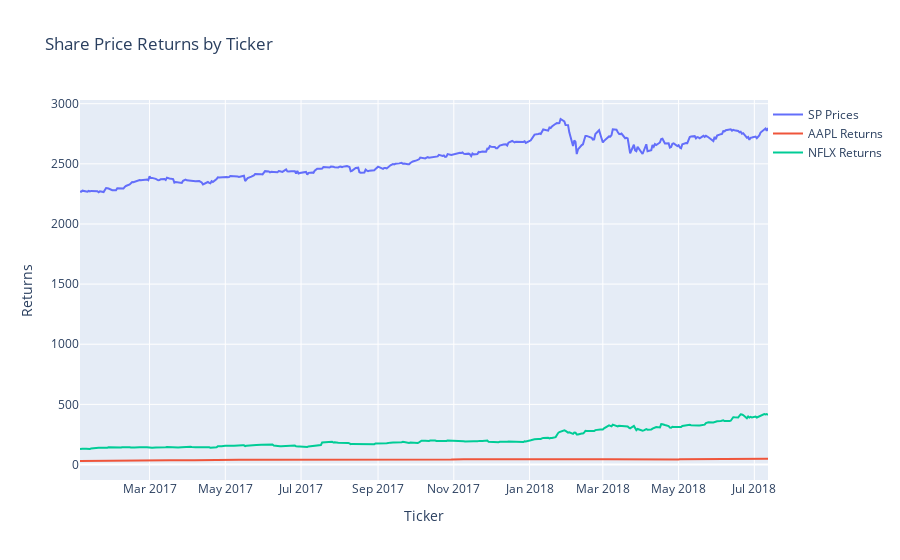

The code cell stored with this chart in its notebook:
### Code cell
trace1 = go.Scatter(
    x = chart_data_eval_pivot['Date'],
    y = chart_data_eval_pivot['^GSPC'],
    mode = 'lines',
    name = 'SP Prices')

trace2 = go.Scatter(
    x = chart_data_eval_pivot['Date'],
    y = chart_data_eval_pivot['AAPL'],
    mode = 'lines',
    name = 'AAPL Returns')

trace3 = go.Scatter(
    x = chart_data_eval_pivot['Date'],
    y = chart_data_eval_pivot['NFLX'],
    mode = 'lines',
    name = 'NFLX Returns')

data = [trace1, trace2, trace3]

layout = go.Layout(title = 'Share Price Returns by Ticker'
    , barmode = 'group'
    , yaxis=dict(title='Returns')
    , xaxis=dict(title='Ticker')
    , legend=dict(x=1,y=1)
    )

fig = go.Figure(data=data, layout=layout)
iplot(fig)

### Figure 1 — Plotly figure (JSON) as saved in the notebook; plotly's stock layout.template omitted (floating-point values rounded to 4 significant figures; data arrays with more than 128 entries replaced by an {"elided": "..."} marker saying what was removed)
{"data": [{"mode": "lines", "name": "SP Prices", "x": {"elided": "383 str values"}, "y": {"elided": "383 float values"}, "type": "scatter"}, {"mode": "lines", "name": "AAPL Returns", "x": {"elided": "383 str values"}, "y": {"elided": "383 float values"}, "type": "scatter"}, {"mode": "lines", "name": "NFLX Returns", "x": {"elided": "383 str values"}, "y": {"elided": "383 float values"}, "type": "scatter"}], "layout": {"barmode": "group", "legend": {"x": 1, "y": 1}, "title": {"text": "Share Price Returns by Ticker"}, "xaxis": {"title": {"text": "Ticker"}}, "yaxis": {"title": {"text": "Returns"}}}}
